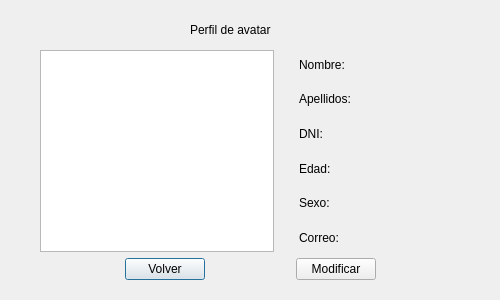
<?xml version="1.0" encoding="UTF-8"?>
<ui version="4.0">
 <class>profile</class>
 <widget class="QDialog" name="profile">
  <property name="geometry">
   <rect>
    <x>0</x>
    <y>0</y>
    <width>500</width>
    <height>300</height>
   </rect>
  </property>
  <property name="windowTitle">
   <string>Dialog</string>
  </property>
  <widget class="QLabel" name="title">
   <property name="geometry">
    <rect>
     <x>190</x>
     <y>20</y>
     <width>121</width>
     <height>20</height>
    </rect>
   </property>
   <property name="text">
    <string>Perfil de avatar</string>
   </property>
  </widget>
  <widget class="QWidget" name="">
   <property name="geometry">
    <rect>
     <x>40</x>
     <y>50</y>
     <width>421</width>
     <height>230</height>
    </rect>
   </property>
   <layout class="QVBoxLayout" name="verticalLayout_3">
    <item>
     <layout class="QHBoxLayout" name="horizontalLayout_2">
      <item>
       <widget class="QGraphicsView" name="avatar"/>
      </item>
      <item>
       <spacer name="horizontalSpacer">
        <property name="orientation">
         <enum>Qt::Horizontal</enum>
        </property>
        <property name="sizeHint" stdset="0">
         <size>
          <width>40</width>
          <height>20</height>
         </size>
        </property>
       </spacer>
      </item>
      <item>
       <layout class="QHBoxLayout" name="horizontalLayout">
        <item>
         <layout class="QVBoxLayout" name="verticalLayout_2">
          <item>
           <widget class="QLabel" name="nombreLabel">
            <property name="text">
             <string>Nombre:</string>
            </property>
           </widget>
          </item>
          <item>
           <widget class="QLabel" name="apellidoLabel">
            <property name="text">
             <string>Apellidos:</string>
            </property>
           </widget>
          </item>
          <item>
           <widget class="QLabel" name="dniLabel">
            <property name="text">
             <string>DNI:</string>
            </property>
           </widget>
          </item>
          <item>
           <widget class="QLabel" name="edadLabel">
            <property name="text">
             <string>Edad:</string>
            </property>
           </widget>
          </item>
          <item>
           <widget class="QLabel" name="sexoLabel">
            <property name="text">
             <string>Sexo:</string>
            </property>
           </widget>
          </item>
          <item>
           <widget class="QLabel" name="correoLabel">
            <property name="text">
             <string>Correo:</string>
            </property>
           </widget>
          </item>
         </layout>
        </item>
        <item>
         <layout class="QVBoxLayout" name="verticalLayout">
          <item>
           <widget class="QLabel" name="nombraContLabel">
            <property name="text">
             <string> </string>
            </property>
           </widget>
          </item>
          <item>
           <widget class="QLabel" name="apellidoContLabel">
            <property name="text">
             <string> </string>
            </property>
           </widget>
          </item>
          <item>
           <widget class="QLabel" name="dniContLabel">
            <property name="text">
             <string> </string>
            </property>
           </widget>
          </item>
          <item>
           <widget class="QLabel" name="edadContLabel">
            <property name="text">
             <string> </string>
            </property>
           </widget>
          </item>
          <item>
           <widget class="QLabel" name="sexoContLabel">
            <property name="text">
             <string> </string>
            </property>
           </widget>
          </item>
          <item>
           <widget class="QLabel" name="correoContLabel">
            <property name="text">
             <string>                               </string>
            </property>
           </widget>
          </item>
         </layout>
        </item>
       </layout>
      </item>
     </layout>
    </item>
    <item>
     <layout class="QHBoxLayout" name="horizontalLayout_3">
      <item>
       <spacer name="horizontalSpacer_2">
        <property name="orientation">
         <enum>Qt::Horizontal</enum>
        </property>
        <property name="sizeHint" stdset="0">
         <size>
          <width>40</width>
          <height>20</height>
         </size>
        </property>
       </spacer>
      </item>
      <item>
       <widget class="QPushButton" name="backPush">
        <property name="text">
         <string>Volver</string>
        </property>
       </widget>
      </item>
      <item>
       <spacer name="horizontalSpacer_3">
        <property name="orientation">
         <enum>Qt::Horizontal</enum>
        </property>
        <property name="sizeHint" stdset="0">
         <size>
          <width>40</width>
          <height>20</height>
         </size>
        </property>
       </spacer>
      </item>
      <item>
       <widget class="QPushButton" name="modifyBack">
        <property name="text">
         <string>Modificar</string>
        </property>
       </widget>
      </item>
      <item>
       <spacer name="horizontalSpacer_4">
        <property name="orientation">
         <enum>Qt::Horizontal</enum>
        </property>
        <property name="sizeHint" stdset="0">
         <size>
          <width>40</width>
          <height>20</height>
         </size>
        </property>
       </spacer>
      </item>
     </layout>
    </item>
   </layout>
  </widget>
 </widget>
 <resources/>
 <connections/>
</ui>
